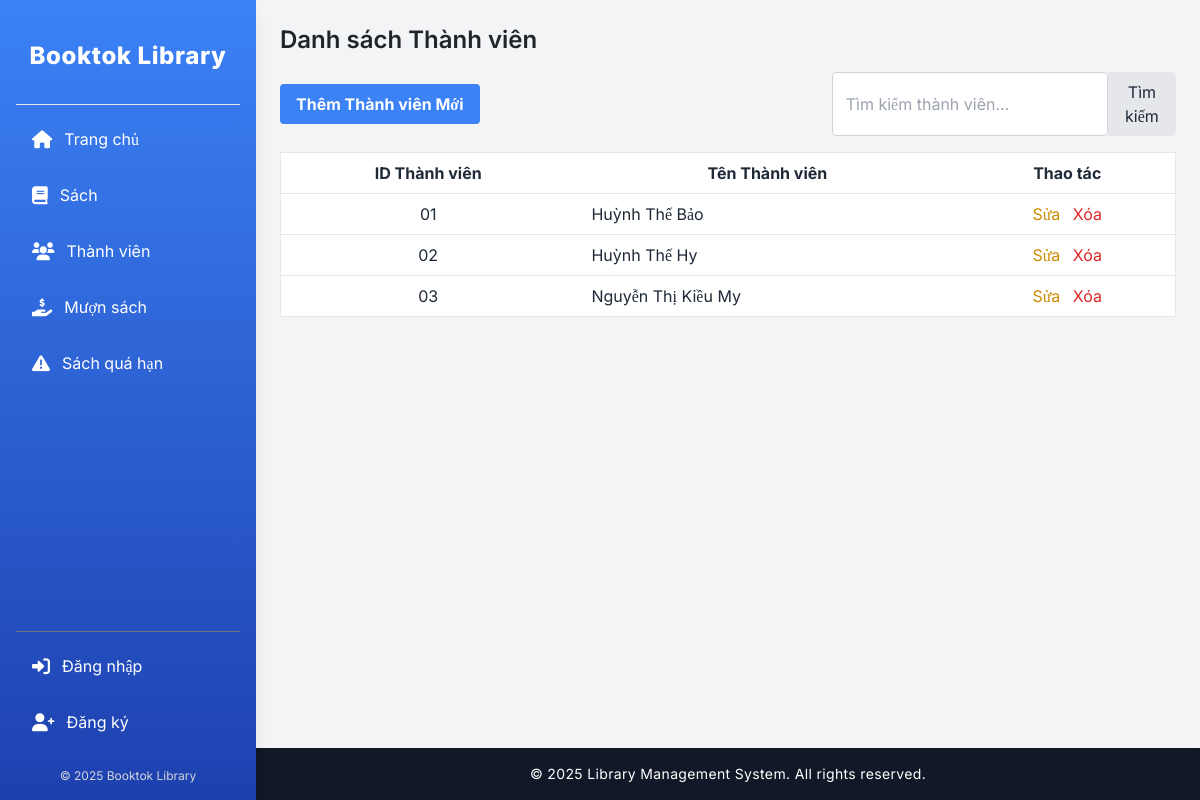
Page /library/members/ on the earlier database version.
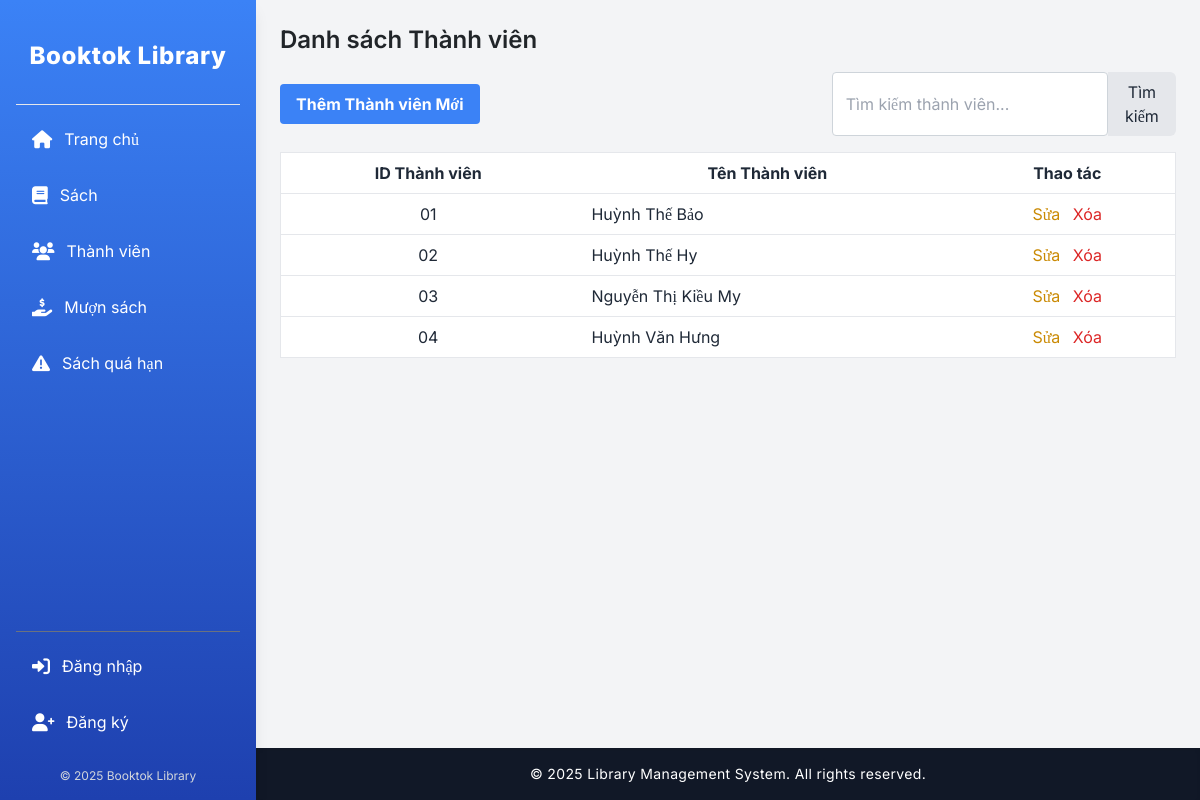
Same page on the later database version.
### src/library/models.py (models this page shows, shortened)
class Member(models.Model):
    member_id = models.CharField(max_length=20, unique=True, verbose_name="ID Thành Viên") # ID thành viên, phải là duy nhất
    name = models.CharField(max_length=255, verbose_name="Tên Thành Viên") # Tên thành viên
    class Meta:
        verbose_name = "Thành viên"
        verbose_name_plural = "Thành viên"

### src/library/views.py (the view)
# urls.py: path('members/', views.member_list, name='member_list'), # Danh sách thành viên
def member_list(request):
    members = Member.objects.all() # Lấy tất cả thành viên
    return render(request, 'library/member_list.html', {'members': members})

### src/templates/library/member_list.html (shortened to what this page needs)
{% extends "library/base.html" %}
{% block content %}
<h2 class="text-2xl font-semibold mb-4">Danh sách Thành viên</h2>
<div class="flex justify-between items-center mb-4">
    <a href="{% url 'member_create' %}" class="bg-blue-500 hover:bg-blue-700 text-white font-bold py-2 px-4 rounded">Thêm Thành viên Mới</a>
    <form action="{% url 'member_search' %}" method="get" class="flex">
        <input type="text" name="q" placeholder="Tìm kiếm thành viên..." class="border p-2 rounded-l-md" value="{{ query }}">
        <button type="submit" class="bg-gray-200 hover:bg-gray-300 p-2 rounded-r-md">Tìm kiếm</button>
    </form>
</div>
<div class="overflow-x-auto">
    <table class="min-w-full bg-white border border-gray-200">
        <thead>
            <tr>
                <th class="py-2 px-4 border-b">ID Thành viên</th>
                <th class="py-2 px-4 border-b">Tên Thành viên</th>
                <th class="py-2 px-4 border-b">Thao tác</th>
            </tr>
        </thead>
        <tbody>
            {% for member in members %}
            <tr>
                <td class="py-2 px-4 border-b text-center">{{ member.member_id }}</td>
                <td class="py-2 px-4 border-b">{{ member.name }}</td>
                <td class="py-2 px-4 border-b text-center">
                    <a href="{% url 'member_update' member.pk %}" class="text-yellow-600 hover:text-yellow-800 mr-2">Sửa</a>
                    <a href="{% url 'member_delete' member.pk %}" class="text-red-600 hover:text-red-800">Xóa</a>
                </td>
            </tr>
            {% empty %}
            <tr>
                <td colspan="3" class="py-4 text-center text-gray-500">Không có thành viên nào.</td>
            </tr>
            {% endfor %}
        </tbody>
    </table>
</div>
{% endblock %}

Differences in the rows shown:
added Member: member_id "04", name "Huỳnh Văn Hưng"
